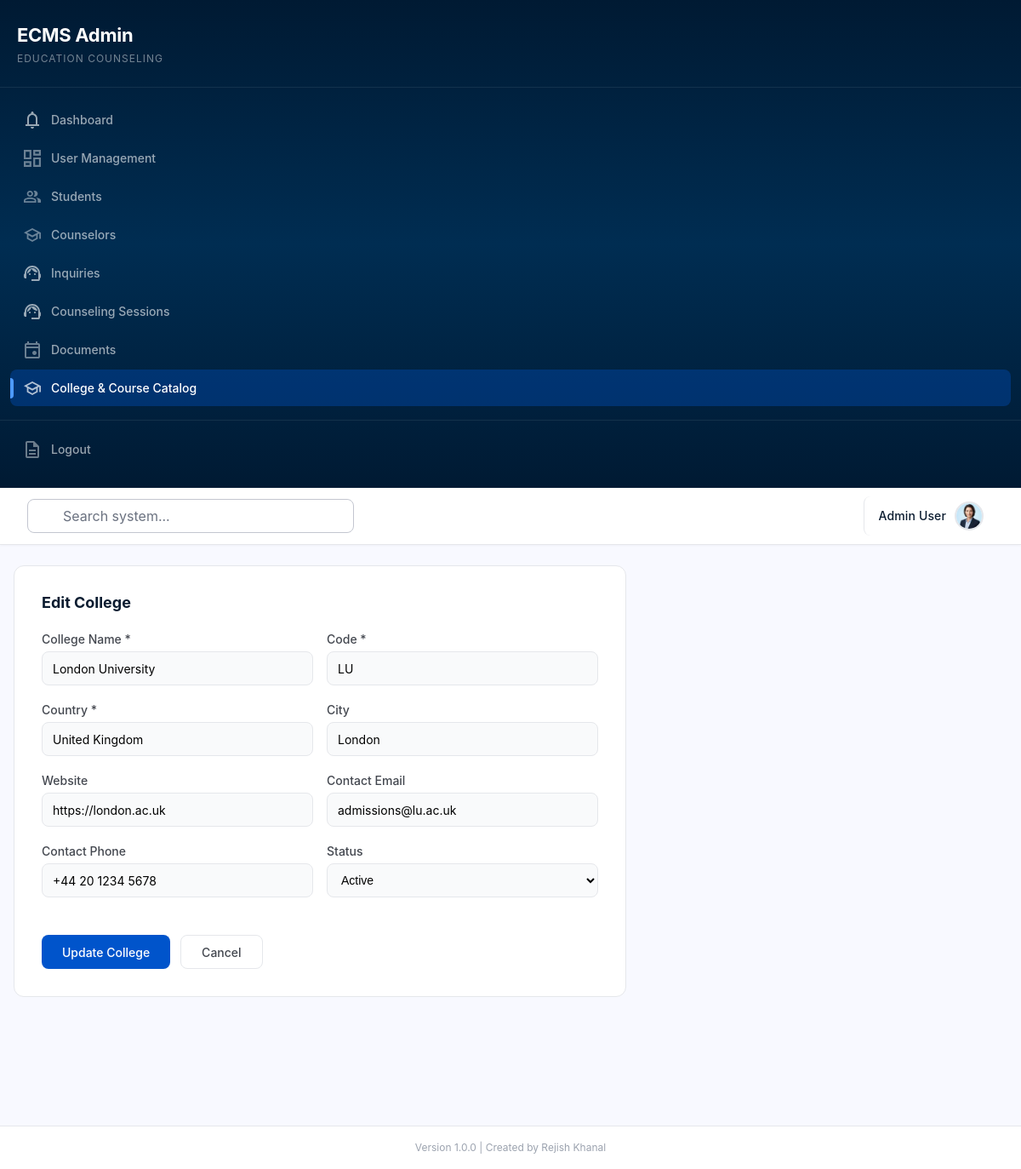
Page /admin/catalog/college/1/edit (signed in) on the committed database.
### tables this page shows
CREATE TABLE IF NOT EXISTS colleges (
    id INT AUTO_INCREMENT PRIMARY KEY,
    name VARCHAR(255) NOT NULL,
    code VARCHAR(20) UNIQUE NOT NULL,
    country VARCHAR(100) NOT NULL,
    city VARCHAR(100),
    website VARCHAR(255),
    contact_email VARCHAR(255),
    contact_phone VARCHAR(50),
    logo VARCHAR(500),
    status ENUM('active', 'inactive') DEFAULT 'active',
    created_at TIMESTAMP DEFAULT CURRENT_TIMESTAMP,
    updated_at TIMESTAMP DEFAULT CURRENT_TIMESTAMP ON UPDATE CURRENT_TIMESTAMP
);

### backend/controllers/CatalogController.php (called while the page is built, shortened)
<?php
require_once MODEL_PATH . '/College.php';
class CatalogController extends Controller {
    private $collegeModel;
    public function __construct() {
        $this->collegeModel = new College();
    }
    public function collegeEdit($id) {
        $college = $this->collegeModel->getById($id);
        $this->view('admin/catalog/college-edit', [
            'pageTitle' => 'Edit College',
            'pageDescription' => 'Update institution details.',
            'currentPage' => 'catalog',
            'college' => $college,
        ]);
    }
}

### backend/core/Router.php (called while the page is built, shortened)
<?php
class Router {
    private $routes = [];
    public function get($path, $handler) {
        $this->routes['GET'][$path] = $handler;
        return $this;
    }
    public function post($path, $handler) {
        $this->routes['POST'][$path] = $handler;
        return $this;
    }
    public function dispatch() {
        $method = $_SERVER['REQUEST_METHOD'];
        $uri = parse_url($_SERVER['REQUEST_URI'], PHP_URL_PATH);
        $uri = rtrim($uri, '/') ?: '/';
        if (isset($this->routes[$method])) {
            foreach ($this->routes[$method] as $route => $handler) {
                $pattern = $this->convertToRegex($route);
                if (preg_match($pattern, $uri, $matches)) {
                    $params = array_filter($matches, 'is_string', ARRAY_FILTER_USE_KEY);
                    return $this->callHandler($handler, $params);
                }
            }
        }
    }
    private function convertToRegex($route) {
        $pattern = preg_replace('/\{([a-zA-Z_]+)\}/', '(?P<$1>[^/]+)', $route);
        return '#^' . $pattern . '$#';
    }
    private function callHandler($handler, $params) {
        if (is_array($handler)) {
            $controller = new $handler[0]();
            $method = $handler[1];
            return call_user_func_array([$controller, $method], $params);
        }
    }
}

### index.php (called while the page is built, shortened)
<?php
require_once BACKEND_PATH . '/core/Router.php';
require_once BACKEND_PATH . '/core/helpers.php';
require_once BACKEND_PATH . '/config/database.php';
require_once CONTROLLER_PATH . '/CatalogController.php';
$router = new Router();
$router->get('/', function() {
    redirect(url('/login'));
});
$router->get('/login', function() {
    if (isLoggedIn()) {
        redirectToDashboard();
    }
    require VIEW_PATH . '/auth/login.php';
});
$router->post('/login', function() {
    if (!verify_csrf()) {
        $_SESSION['error'] = 'Invalid session token. Please try again.';
        redirect(url('/login'));
    }
    $email = trim($_POST['email'] ?? '');
    $password = $_POST['password'] ?? '';
    $remember = !empty($_POST['remember']);
    $errors = [];
    if ($email === '') {
        $errors[] = 'Email address is required.';
    } elseif (!filter_var($email, FILTER_VALIDATE_EMAIL)) {
        $errors[] = 'Please enter a valid email address.';
    }
    if ($password === '') {
        $errors[] = 'Password is required.';
    }
    if ($errors) {
        $_SESSION['error'] = implode(' ', $errors);
        $_SESSION['old'] = ['email' => $email];
        redirect(url('/login'));
    }
    $db = getDB();
    $stmt = $db->prepare("SELECT * FROM users WHERE email = ? LIMIT 1");
    $stmt->execute([$email]);
    $user = $stmt->fetch();
    if (!$user || !password_verify($password, $user['password'])) {
        $_SESSION['error'] = 'Invalid email or password.';
        redirect(url('/login'));
    }
    if ($user['status'] !== 'active') {
        $_SESSION['error'] = 'Your account has been deactivated. Please contact an administrator.';
        redirect(url('/login'));
    }
    session_regenerate_id(true);
    $authUser = $user;
    unset($authUser['password']);
    $_SESSION['user_id'] = $user['id'];
    $_SESSION['user'] = $authUser;
    unset($_SESSION['old']);
    if ($remember) {
        setRememberCookie($user);
    }
    redirectToDashboard($user['role']);
});
$router->get('/logout', function() {
    clearRememberCookie();
    session_destroy();
    redirect(url('/login'));
});
$router->get('/register', function() {
    require VIEW_PATH . '/auth/student-registration.php';
});
$router->get('/admin/dashboard', ['DashboardController', 'index']);
$router->get('/student/dashboard', ['StudentController', 'dashboard']);
$router->get('/student/sessions', ['StudentController', 'sessions']);
$router->get('/student/documents', ['StudentController', 'documents']);
$router->post('/student/documents/{id}/submit', ['StudentController', 'submitDocument']);
$router->get('/student/inquiries', ['StudentController', 'inquiries']);
$router->post('/student/inquiries/store', ['StudentController', 'storeInquiry']);
$router->get('/student/profile', ['StudentController', 'profile']);
$router->post('/student/profile/update', ['StudentController', 'updateProfile']);
$router->get('/counselor/dashboard', ['CounselorController', 'dashboard']);
$router->get('/counselor/documents', ['CounselorController', 'documents']);
$router->get('/counselor/documents/assign', ['CounselorController', 'assignCreate']);
$router->post('/counselor/documents/assign/store', ['CounselorController', 'assignStore']);
$router->get('/admin/profile', ['DashboardController', 'profile']);
$router->post('/admin/profile/update', ['DashboardController', 'updateProfile']);
$router->get('/admin/students', ['StudentController', 'index']);
$router->get('/admin/students/create', ['StudentController', 'create']);
$router->post('/admin/students/store', ['StudentController', 'store']);
$router->get('/admin/students/{id}', ['StudentController', 'show']);
$router->get('/admin/students/{id}/edit', ['StudentController', 'edit']);
$router->post('/admin/students/{id}/update', ['StudentController', 'update']);
$router->post('/admin/students/{id}/delete', ['StudentController', 'destroy']);
$router->get('/admin/counselors', ['CounselorController', 'index']);
$router->get('/admin/counselors/create', ['CounselorController', 'create']);
$router->post('/admin/counselors/store', ['CounselorController', 'store']);
$router->get('/admin/counselors/{id}', ['CounselorController', 'show']);
$router->get('/admin/counselors/{id}/edit', ['CounselorController', 'edit']);
$router->post('/admin/counselors/{id}/update', ['CounselorController', 'update']);
$router->post('/admin/counselors/{id}/delete', ['CounselorController', 'destroy']);
$router->get('/admin/sessions', ['SessionController', 'index']);
$router->get('/admin/sessions/create', ['SessionController', 'create']);
$router->post('/admin/sessions/store', ['SessionController', 'store']);
$router->get('/admin/sessions/{id}', ['SessionController', 'show']);
$router->get('/admin/sessions/{id}/edit', ['SessionController', 'edit']);
$router->post('/admin/sessions/{id}/update', ['SessionController', 'update']);
$router->post('/admin/sessions/{id}/delete', ['SessionController', 'destroy']);
$router->get('/admin/documents', ['DocumentController', 'index']);
$router->get('/admin/documents/review-queue', ['DocumentController', 'reviewQueue']);
$router->post('/admin/documents/{id}/review', ['DocumentController', 'review']);
$router->get('/admin/documents/student/{student_id}', ['DocumentController', 'studentDocs']);
$router->get('/admin/documents/create', ['DocumentController', 'create']);
$router->post('/admin/documents/store', ['DocumentController', 'store']);
$router->get('/admin/documents/assign', ['DocumentController', 'assignCreate']);
$router->post('/admin/documents/assign/store', ['DocumentController', 'assignStore']);
$router->get('/admin/documents/{id}', ['DocumentController', 'show']);
$router->get('/admin/documents/{id}/edit', ['DocumentController', 'edit']);
$router->post('/admin/documents/{id}/update', ['DocumentController', 'update']);
$router->post('/admin/documents/{id}/delete', ['DocumentController', 'destroy']);
$router->get('/admin/inquiries', ['InquiryController', 'index']);
$router->get('/admin/inquiries/{id}', ['InquiryController', 'show']);
$router->post('/admin/inquiries/{id}/assign', ['InquiryController', 'assign']);
$router->post('/admin/inquiries/{id}/auto-assign', ['InquiryController', 'autoAssign']);
$router->post('/admin/inquiries/{id}/delete', ['InquiryController', 'destroy']);
$router->get('/admin/catalog', ['CatalogController', 'index']);
$router->get('/admin/catalog/college/create', ['CatalogController', 'collegeCreate']);
$router->post('/admin/catalog/college/store', ['CatalogController', 'collegeStore']);
$router->get('/admin/catalog/college/{id}/edit', ['CatalogController', 'collegeEdit']);
$router->post('/admin/catalog/college/{id}/update', ['CatalogController', 'collegeUpdate']);
$router->post('/admin/catalog/college/{id}/delete', ['CatalogController', 'collegeDelete']);
$router->get('/admin/catalog/course/create', ['CatalogController', 'courseCreate']);
$router->post('/admin/catalog/course/store', ['CatalogController', 'courseStore']);
$router->get('/admin/catalog/course/{id}/edit', ['CatalogController', 'courseEdit']);
$router->post('/admin/catalog/course/{id}/update', ['CatalogController', 'courseUpdate']);
$router->post('/admin/catalog/course/{id}/delete', ['CatalogController', 'courseDelete']);
$router->get('/admin/users', ['UserController', 'index']);
$router->get('/admin/users/create', ['UserController', 'create']);
$router->post('/admin/users/store', ['UserController', 'store']);
$router->get('/admin/users/{id}', ['UserController', 'show']);
$router->get('/admin/users/{id}/edit', ['UserController', 'edit']);
$router->post('/admin/users/{id}/update', ['UserController', 'update']);
$router->post('/admin/users/{id}/delete', ['UserController', 'destroy']);
$router->notFound(function() {
    http_response_code(404);
    require VIEW_PATH . '/errors/404.php';
});
$router->dispatch();

### backend/config/database.php (called while the page is built, shortened)
<?php
class Database {
    private static $instance = null;
    private $connection;
    private function __construct() {
        $this->host = getenv('DB_HOST');
        $this->port = getenv('DB_PORT');
        $this->dbname = getenv('DB_DATABASE');
        $this->username = getenv('DB_USERNAME');
        $this->password = getenv('DB_PASSWORD');
        try {
            $dsn = "mysql:host={$this->host};port={$this->port};dbname={$this->dbname};charset=utf8mb4";
            $this->connection = new PDO($dsn, $this->username, $this->password, [
                PDO::ATTR_ERRMODE => PDO::ERRMODE_EXCEPTION,
                PDO::ATTR_DEFAULT_FETCH_MODE => PDO::FETCH_ASSOC,
                PDO::ATTR_EMULATE_PREPARES => false
            ]);
        } catch (PDOException $e) {
            die("Database connection failed: " . $e->getMessage());
        }
    }
    public static function getInstance() {
        if (self::$instance === null) {
            self::$instance = new self();
        }
        return self::$instance;
    }
    public function getConnection() {
        return $this->connection;
    }
}
function getDB() {
    return Database::getInstance()->getConnection();
}

### backend/models/College.php (called while the page is built, shortened)
<?php
class College {
    private $db;
    private $table = 'colleges';
    public function __construct() {
        $this->db = getDB();
    }
    public function getById($id) {
        $stmt = $this->db->prepare("SELECT * FROM {$this->table} WHERE id = ?");
        $stmt->execute([$id]);
        return $stmt->fetch();
    }
}

### backend/core/helpers.php (called while the page is built, shortened)
<?php
function e($value) {
    return htmlspecialchars($value ?? '', ENT_QUOTES, 'UTF-8');
}
function url($path = '') {
    $base = rtrim(dirname($_SERVER['SCRIPT_NAME']), '/');
    return $base . '/' . ltrim($path, '/');
}

### backend/views/admin/catalog/college-edit.php (the view, shortened to what this page needs)
<div class="form-card">
    <h3>Edit College</h3>
    <form method="POST" action="<?php echo url('/admin/catalog/college/' . $college['id'] . '/update'); ?>">
        <div class="form-row">
            <div class="form-group">
                <label>College Name *</label>
                <input type="text" name="name" value="<?php echo e($college['name']); ?>" required>
            </div>
            <div class="form-group">
                <label>Code *</label>
                <input type="text" name="code" value="<?php echo e($college['code']); ?>" required maxlength="20">
            </div>
        </div>
        <div class="form-row">
            <div class="form-group">
                <label>Country *</label>
                <input type="text" name="country" value="<?php echo e($college['country']); ?>" required>
            </div>
            <div class="form-group">
                <label>City</label>
                <input type="text" name="city" value="<?php echo e($college['city'] ?? ''); ?>">
            </div>
        </div>
        <div class="form-row">
            <div class="form-group">
                <label>Website</label>
                <input type="url" name="website" value="<?php echo e($college['website'] ?? ''); ?>">
            </div>
            <div class="form-group">
                <label>Contact Email</label>
                <input type="email" name="contact_email" value="<?php echo e($college['contact_email'] ?? ''); ?>">
            </div>
        </div>
        <div class="form-row">
            <div class="form-group">
                <label>Contact Phone</label>
                <input type="text" name="contact_phone" value="<?php echo e($college['contact_phone'] ?? ''); ?>">
            </div>
            <div class="form-group">
                <label>Status</label>
                <select name="status">
                    <option value="active" <?php echo $college['status'] === 'active' ? 'selected' : ''; ?>>Active</option>
                </select>
            </div>
        </div>
        <div class="form-actions">
            <button type="submit" class="btn-primary">Update College</button>
            <a href="<?php echo url('/admin/catalog'); ?>" class="btn-secondary">Cancel</a>
        </div>
    </form>
</div>
<?php $content = ob_get_clean(); include __DIR__ . '/../../layouts/admin-layout.php';

### frontend/assets/css/app.css (style rules this page uses)
:root { color-scheme: light; --page-bg: #f8f9ff; --surface: #ffffff; --surface-soft: #eff4ff; --border: #c3c6d0; --text: #0b1c30; --muted: #43474f; --subtle: #73777f; --sidebar-bg: #002549; --sidebar-active: #0054cb; --primary: #0054cb; --primary-ink: #fefcff; --success: #00423b; --success-ink: #13b8a6; --danger: #ba1a1a; --soft-chip: #e5eeff; --shadow: 0 1px 3px rgba(0, 0, 0, 0.05), 0 4px 6px rgba(0, 0, 0, 0.02); }
* { box-sizing: border-box; }
html, body { min-height: 100%; }
body { margin: 0; background: var(--page-bg); color: var(--text); font-family: Inter, "Segoe UI", Arial, sans-serif; }
button, input { font: inherit; }
button { border: 0; background: none; color: inherit; }
a { color: inherit; text-decoration: none; }
.dashboard-page { min-height: 100vh; }

### backend/views/admin/catalog/college-edit.php (style rules this page uses)
.form-card { background: #fff; border: 1px solid #e5e7eb; border-radius: 12px; padding: 32px; max-width: 720px; }
.form-card h3 { margin: 0 0 24px; font-size: 18px; font-weight: 700; color: #0b1c30; }
.form-group { margin-bottom: 20px; }
.form-group label { display: block; font-size: 14px; font-weight: 500; color: #43474f; margin-bottom: 6px; }
.form-group input, .form-group select { width: 100%; height: 40px; padding: 0 12px; border: 1px solid #e5e7eb; border-radius: 8px; font-size: 14px; background: #f9fafb; box-sizing: border-box; }
.form-row { display: grid; grid-template-columns: 1fr 1fr; gap: 16px; }
.form-actions { display: flex; gap: 12px; margin-top: 24px; }
.btn-primary { display: inline-flex; align-items: center; height: 40px; padding: 0 24px; border-radius: 8px; background: #0054cb; color: #fff; font-size: 14px; font-weight: 500; border: none; cursor: pointer; }
.btn-secondary { display: inline-flex; align-items: center; height: 40px; padding: 0 24px; border-radius: 8px; background: #fff; color: #43474f; border: 1px solid #e5e7eb; font-size: 14px; font-weight: 500; text-decoration: none; }

### rows in the picture
colleges: name "London University", code "LU", country "United Kingdom", city "London", website "https://london.ac.uk", contact_email "admissions@lu.ac.uk", contact_phone "+44 20 1234 5678", status "Active"

### other values in the picture
$item['label'] "Dashboard"
$item['label'] "User Management"
$item['label'] "Students"
$item['label'] "Counselors"
$item['label'] "Inquiries"
$item['label'] "Counseling Sessions"
$item['label'] "Documents"
$item['label'] "College & Course Catalog"
$_SESSION['user']['name'] "Admin User"
